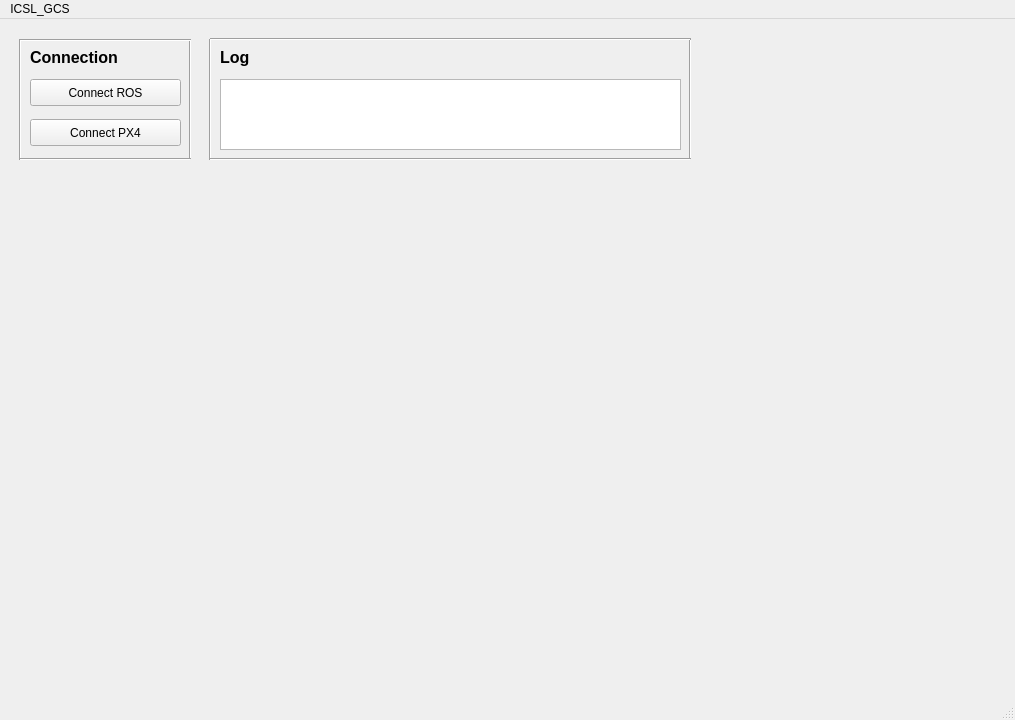
<?xml version="1.0" encoding="UTF-8"?>
<ui version="4.0">
 <class>ICSL_GCS</class>
 <widget class="QMainWindow" name="ICSL_GCS">
  <property name="geometry">
   <rect>
    <x>0</x>
    <y>0</y>
    <width>1015</width>
    <height>720</height>
   </rect>
  </property>
  <property name="windowTitle">
   <string>MainWindow</string>
  </property>
  <widget class="QWidget" name="centralwidget">
   <widget class="QLabel" name="label">
    <property name="geometry">
     <rect>
      <x>30</x>
      <y>30</y>
      <width>91</width>
      <height>17</height>
     </rect>
    </property>
    <property name="font">
     <font>
      <pointsize>12</pointsize>
      <weight>75</weight>
      <bold>true</bold>
     </font>
    </property>
    <property name="text">
     <string>Connection</string>
    </property>
   </widget>
   <widget class="QPushButton" name="pushButton_connect_ros">
    <property name="geometry">
     <rect>
      <x>30</x>
      <y>60</y>
      <width>151</width>
      <height>27</height>
     </rect>
    </property>
    <property name="text">
     <string>Connect ROS</string>
    </property>
   </widget>
   <widget class="QPushButton" name="pushButton_connect_px4">
    <property name="geometry">
     <rect>
      <x>30</x>
      <y>100</y>
      <width>151</width>
      <height>27</height>
     </rect>
    </property>
    <property name="text">
     <string>Connect PX4</string>
    </property>
   </widget>
   <widget class="Line" name="line">
    <property name="geometry">
     <rect>
      <x>10</x>
      <y>20</y>
      <width>20</width>
      <height>121</height>
     </rect>
    </property>
    <property name="orientation">
     <enum>Qt::Vertical</enum>
    </property>
   </widget>
   <widget class="Line" name="line_2">
    <property name="geometry">
     <rect>
      <x>180</x>
      <y>20</y>
      <width>20</width>
      <height>121</height>
     </rect>
    </property>
    <property name="orientation">
     <enum>Qt::Vertical</enum>
    </property>
   </widget>
   <widget class="Line" name="line_3">
    <property name="geometry">
     <rect>
      <x>20</x>
      <y>6</y>
      <width>171</width>
      <height>31</height>
     </rect>
    </property>
    <property name="orientation">
     <enum>Qt::Horizontal</enum>
    </property>
   </widget>
   <widget class="Line" name="line_4">
    <property name="geometry">
     <rect>
      <x>20</x>
      <y>130</y>
      <width>171</width>
      <height>21</height>
     </rect>
    </property>
    <property name="orientation">
     <enum>Qt::Horizontal</enum>
    </property>
   </widget>
   <widget class="Line" name="line_5">
    <property name="geometry">
     <rect>
      <x>200</x>
      <y>20</y>
      <width>20</width>
      <height>121</height>
     </rect>
    </property>
    <property name="orientation">
     <enum>Qt::Vertical</enum>
    </property>
   </widget>
   <widget class="Line" name="line_6">
    <property name="geometry">
     <rect>
      <x>680</x>
      <y>20</y>
      <width>20</width>
      <height>121</height>
     </rect>
    </property>
    <property name="orientation">
     <enum>Qt::Vertical</enum>
    </property>
   </widget>
   <widget class="Line" name="line_7">
    <property name="geometry">
     <rect>
      <x>210</x>
      <y>10</y>
      <width>481</width>
      <height>21</height>
     </rect>
    </property>
    <property name="orientation">
     <enum>Qt::Horizontal</enum>
    </property>
   </widget>
   <widget class="Line" name="line_8">
    <property name="geometry">
     <rect>
      <x>210</x>
      <y>130</y>
      <width>481</width>
      <height>21</height>
     </rect>
    </property>
    <property name="orientation">
     <enum>Qt::Horizontal</enum>
    </property>
   </widget>
   <widget class="QLabel" name="label_2">
    <property name="geometry">
     <rect>
      <x>220</x>
      <y>30</y>
      <width>91</width>
      <height>17</height>
     </rect>
    </property>
    <property name="font">
     <font>
      <pointsize>12</pointsize>
      <weight>75</weight>
      <bold>true</bold>
     </font>
    </property>
    <property name="text">
     <string>Log</string>
    </property>
   </widget>
   <widget class="QListView" name="view_logging">
    <property name="geometry">
     <rect>
      <x>220</x>
      <y>60</y>
      <width>461</width>
      <height>71</height>
     </rect>
    </property>
   </widget>
  </widget>
  <widget class="QMenuBar" name="menubar">
   <property name="geometry">
    <rect>
     <x>0</x>
     <y>0</y>
     <width>1015</width>
     <height>25</height>
    </rect>
   </property>
   <widget class="QMenu" name="menuICSL_GCS">
    <property name="title">
     <string>ICSL_GCS</string>
    </property>
   </widget>
   <addaction name="menuICSL_GCS"/>
  </widget>
  <widget class="QStatusBar" name="statusbar"/>
 </widget>
 <resources/>
 <connections/>
</ui>
